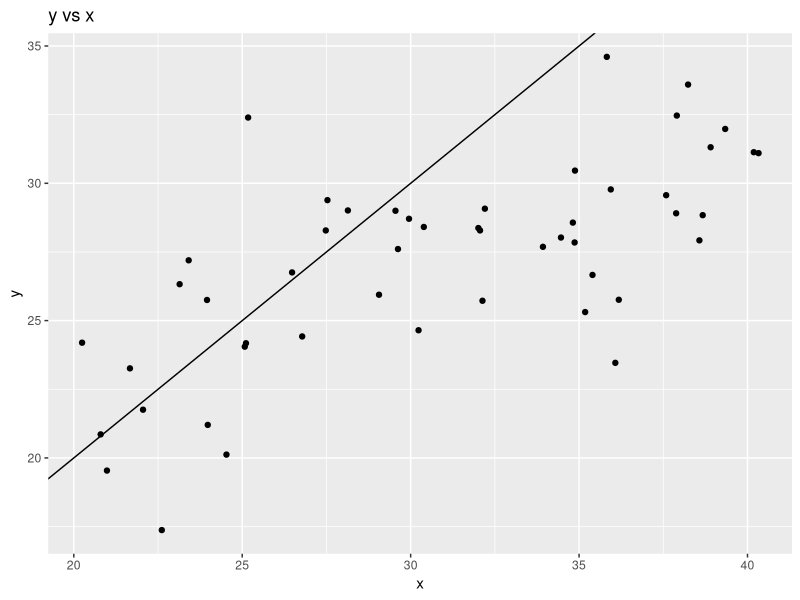
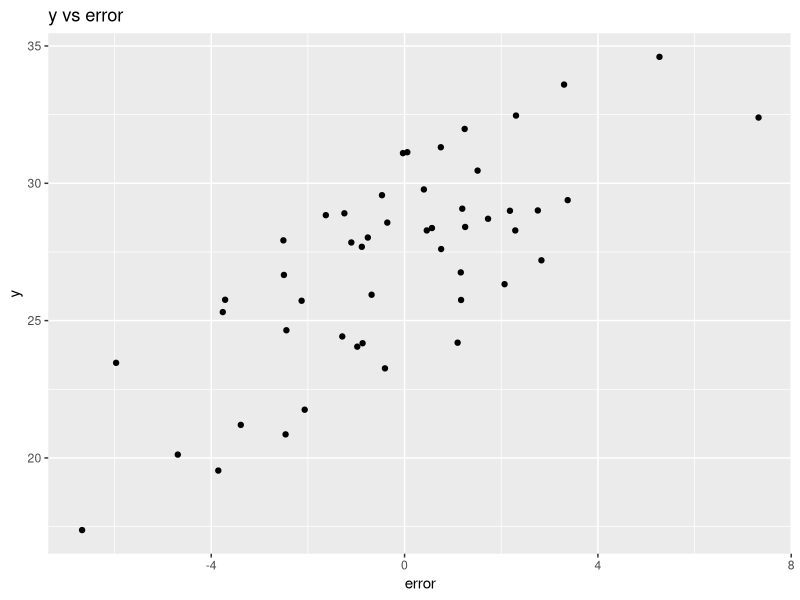

Reproduce these figures in R, in order. (Note: this script raises an error after producing the figures.)
## ---- chunk 1
rbinom1 <- function (n, samples, p ){
  x <-replicate (n, { a <- replicate (samples, runif ( 1 ) <= p)
          sum(a) })
 return (x)
  }
## ---- chunk 2
library (microbenchmark)
microbenchmark(rbinom1(30, 30, 0.3), rbinom(30, 30, 0.3))

## ---- chunk 3
library (tidyverse)
set.seed (1)
bet0 <- 15
bet1 <- 0.4
run <- 50

matrix_ <- replicate (run, {
  x <- runif (1, 19.5, 40.5)
  error <- rnorm (1, 0, 3)
  y <- bet0 + bet1 * x + error
  c(x, y, error)
}) %>%
  matrix (nrow = 50, byrow = T )

colnames(matrix_) <- c ( "x", "y", "error" )

datfr <- data.frame ( matrix_ )


datfr %>% ggplot (aes (x, y)) +
    geom_abline () +
  geom_point () +
  ggtitle ("y vs x")

datfr %>% ggplot (aes(error, y)) +
  geom_point () +
  ggtitle ("y vs error")
## ---- chunk 4

dat <- replicate (100, {
  uo <- runif (1)
  ut <- runif (1)
  
  R <- sqrt ((-2) * log(uo))
  Tet <- 2 * pi * ut
  
  X1 <- R * cos(Tet)
  X2 <- R * sin(Tet)
  c(X1, X2)
})
 
norms <- rnorm(200)

dat <- data.frame (val = matrix( c( dat, norms ), ncol = 1), source = c(rep( "stimu", 200 ), rep( "real", 200 )))

dat %>% ggplot()+
  geom_histogram(aes(val, fill = type), alpha = 0.7)

